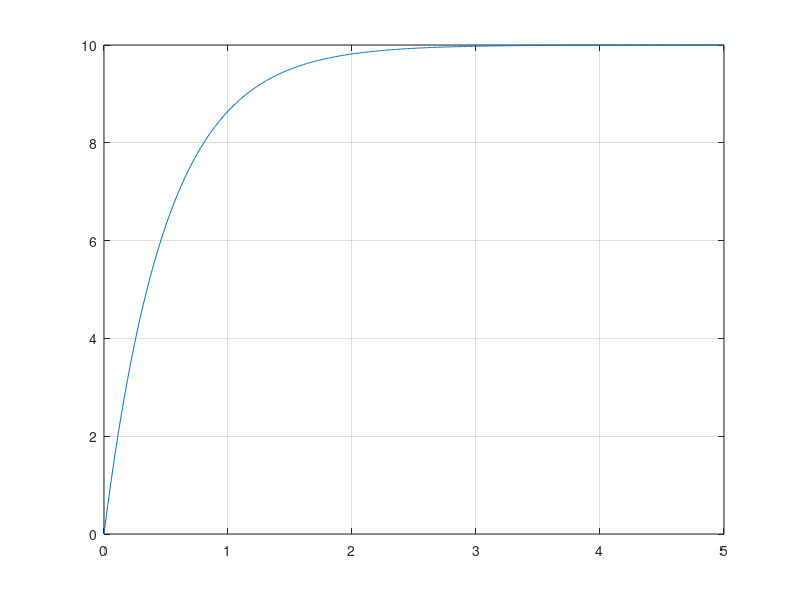

MATLAB code for this plot: (Note: this script raises an error after producing the figure.)
%%  S5 - APP3 - PROBLEMATIQUE - XXXXXX_XXXXXXX_XXXXXXX.M
%   Auteur:     Giuseppe Lomonaco
%   CIP:        LOMG2301
%   Auteur:     Jean Dodie Ombeni
%   CIP:        OMBJ2301
%   Auteur:     Anthony Royer
%   CIP:        ROYA2019

%   Date de creation:                       26-Septembre-2023
%   Date de derniere modification:          26-Septembre-2023

%   DESCRIPTION:    laboratoire 1

clc
close all
clear all




% load("DonneesIdentifSyst1erOrdre_2.mat")




%% EXERCICE 1 - MOINDRES CARRES
disp("EXERCICE 1 - MOINDRES CARRES")
load("DonneesIdentifSyst1erOrdre_1.mat")

%                                 ____________
% de base on a          R(s) -->  | K/(1+Ts) |  --> Y(s)
%                                 ____________

figure
plot(t, y)
grid on

X1 = [u(1:end-1)];
X2 = -diff(y)./diff(t);

X = [X1 X2];
Y = [y(1:end-1)];

P = X'*Y;
R = X'*X;

% la matrice A contient les parametres K et T
A = inv(R) * P;
K = A(1)
T = A(2)









%% EXERCICE 2 - notes de cours JdeL polesmodesdominants sect 5 num na), b) et c) de lex 1
% utiliser les fonction   tf    series  parallel    residue     dcgain  step
disp("EXERCICE 2 - POLES DOMINANTS")

% fonction de transfert 1
num1 = [2   6.4];
den1 = [1    8];
tf1 = tf(num1,den1)

%fonction de transfert 2
num2 = [25];
den2 = [1   14.8    61.7    47  25];
tf2 = tf(num2, den2)

%fonction de transfert 3
num3 = [3];
den3 = [1   3];
tf3 = tf(num3, den3)

% fonction de transfert et 
G = tf1*tf2*tf3

% 1 - le v signifie quon veut le vecteur
[numG, denG] = tfdata(G, 'v')
[R, P, K] = residue(numG, denG) 

% 2 - trouver le ratio du pole dominant
ratio = abs((R)./real(P))

% 3 - calculer la fonction de transfert du systeme reduit determine a partir
% des poles dominants --- dans cet exemple, on suppose que les poles i et j
% ont les valeurs les plus elevees du ratio definit ci dessus (poles
% dominants), ici le 5e et 6e selon le ratio
[num_reduit, den_reduit] = residue(R(5:6), P(5:6), K);


% 4 - Correction du gain DC du systeme reduit
gain_0 = dcgain(numG, denG);
gain_reduit = dcgain(num_reduit, den_reduit)
num_reduit_2 = num_reduit * (gain_0/gain_reduit)












%% EXERCICE 3













%% EXERCICE 4










%% EXERCICE 5







